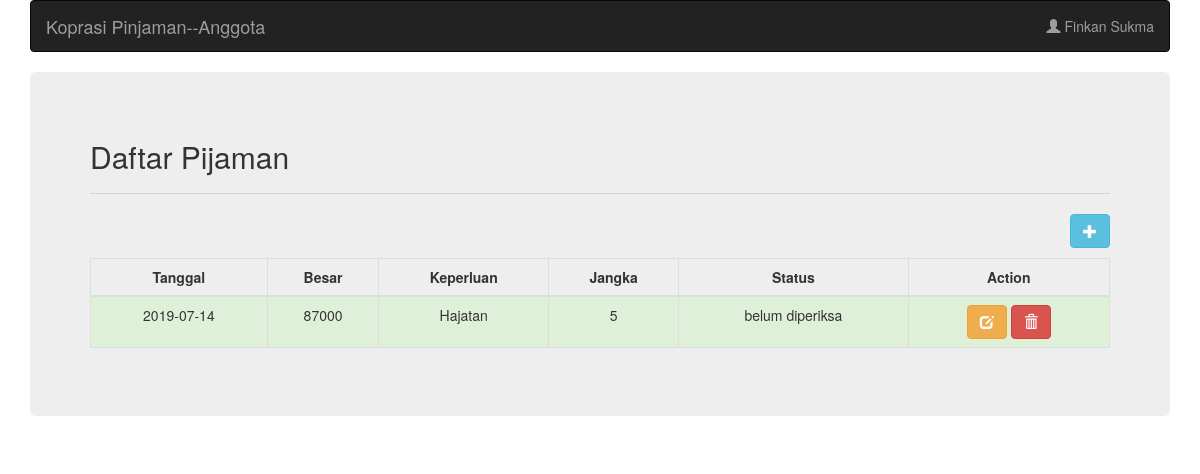
/halaman_anggota.php (signed in), run on an earlier commit of the app's database.
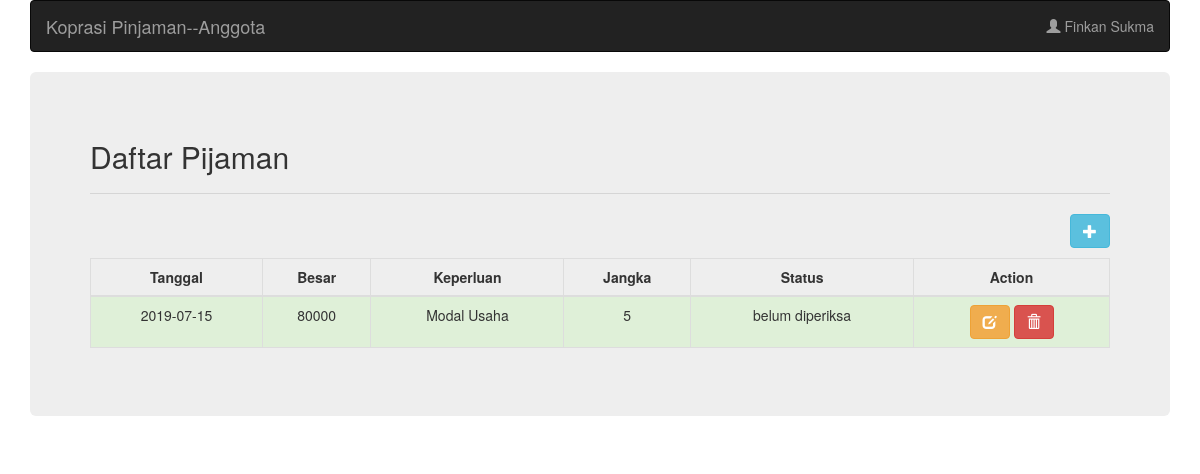
And on a later commit of the database.
### tables this page shows
CREATE TABLE `pinjaman` (
  `id` int(11) NOT NULL,
  `id_peminjam` int(11) NOT NULL,
  `besar_pinjaman` int(11) NOT NULL,
  `keperluan` varchar(50) NOT NULL,
  `jangka_waktu` varchar(50) NOT NULL,
  `tanggal_pengajuan` date NOT NULL,
  `status` varchar(20) DEFAULT NULL
);

### halaman_anggota.php (the view, shortened to what this page needs)
<!DOCTYPE html>
<html lang="en">
<head>
  <link rel="stylesheet" href="https://maxcdn.bootstrapcdn.com/bootstrap/3.4.0/css/bootstrap.min.css">
</head>
<body>
  <?php include("koneksi.php"); ?>
  <?php
      $sqlAnggota = "SELECT * FROM user WHERE username = '".$_SESSION['username']."'";
      $queryAnggota = mysqli_query($koneksi, $sqlAnggota);
      $anggota = mysqli_fetch_array($queryAnggota);
  ?>
  <div class="container">
    <nav class="navbar navbar-inverse">
      <div class="container-fluid">
        <div class="navbar-header">
          <a class="navbar-brand" href="#">Koprasi Pinjaman--Anggota</a>
        </div>
        <ul class="nav navbar-nav navbar-right">
          <li class="dropdown"><a class="dropdown-toggle" data-toggle="dropdown" href="#"><span class="glyphicon glyphicon-user"></span> <?php echo $anggota['nama']; ?></a>
          </li>
        </ul>
      </div>
    </nav>
    <div class="jumbotron">
      <h2>Daftar Pijaman</h2>
      <hr />
      <button type="button" class="btn btn-info pull-right" style="margin-bottom: 10px" data-toggle="modal" data-target="#modalTambah">
        <span class="glyphicon glyphicon-plus"></span>
      </button>
      <table class="table table-bordered">
        <thead>
          <tr>
            <th class="text-center">Tanggal</th>
            <th class="text-center">Besar</th>
            <th class="text-center">Keperluan</th>
            <th class="text-center">Jangka</th>
            <th class="text-center">Status</th>
            <th class="text-center">Action</th>
          </tr>
        </thead>
        <tbody>
          <?php
            $sqlPinjaman = "SELECT * FROM pinjaman WHERE id_peminjam = '".$anggota['id']."'";
            $queryPinjaman = mysqli_query($koneksi, $sqlPinjaman);
          ?>
          <?php while($listPinjaman = mysqli_fetch_array($queryPinjaman)){ ?>
            <tr class="success">
              <td class="text-center"><?php echo $listPinjaman['tanggal_pengajuan']; ?></td>
              <td class="text-center"><?php echo $listPinjaman['besar_pinjaman']; ?></td>
              <td class="text-center"><?php echo $listPinjaman['keperluan']; ?></td>
              <td class="text-center"><?php echo $listPinjaman['jangka_waktu']; ?></td>
              <td class="text-center">
                <?php echo  ($listPinjaman['status'] != null) ?
                  $listPinjaman['status']
                  :
                  "belum diperiksa"
                ?>
              </td>
              <td class="text-center">
                <a
                  href="javascript:;"
                  data-id="<?php echo $listPinjaman['id'] ?>"
                  data-besar_pinjaman="<?php echo $listPinjaman['besar_pinjaman'] ?>"
                  data-keperluan="<?php echo $listPinjaman['keperluan'] ?>"
                  data-jangka_waktu="<?php echo $listPinjaman['jangka_waktu'] ?>"
                  data-toggle="modal" data-target="#modalEdit"
                  class="btn btn-warning">
                    <span class="glyphicon glyphicon-edit"></span>
                </a>
                <a
                  href="javascript:;"
                  data-id="<?php echo $listPinjaman['id'] ?>"
                  data-toggle="modal" data-target="#modalHapus"
                  class="btn btn-danger">
                    <span class="glyphicon glyphicon-trash"></span>
                </a>
              </td>
            </tr>
          <?php } ?>
        </tbody>
    </table>
    </div>
  </div>
</body>
</html>

What changed in the data, as far as the page shows it:
removed pinjaman: tanggal_pengajuan "2019-07-14", besar_pinjaman "87000", keperluan "Hajatan", jangka_waktu "5", shows "belum diperiksa"
added pinjaman: tanggal_pengajuan "2019-07-15", besar_pinjaman "80000", keperluan "Modal Usaha", jangka_waktu "5", shows "belum diperiksa"
